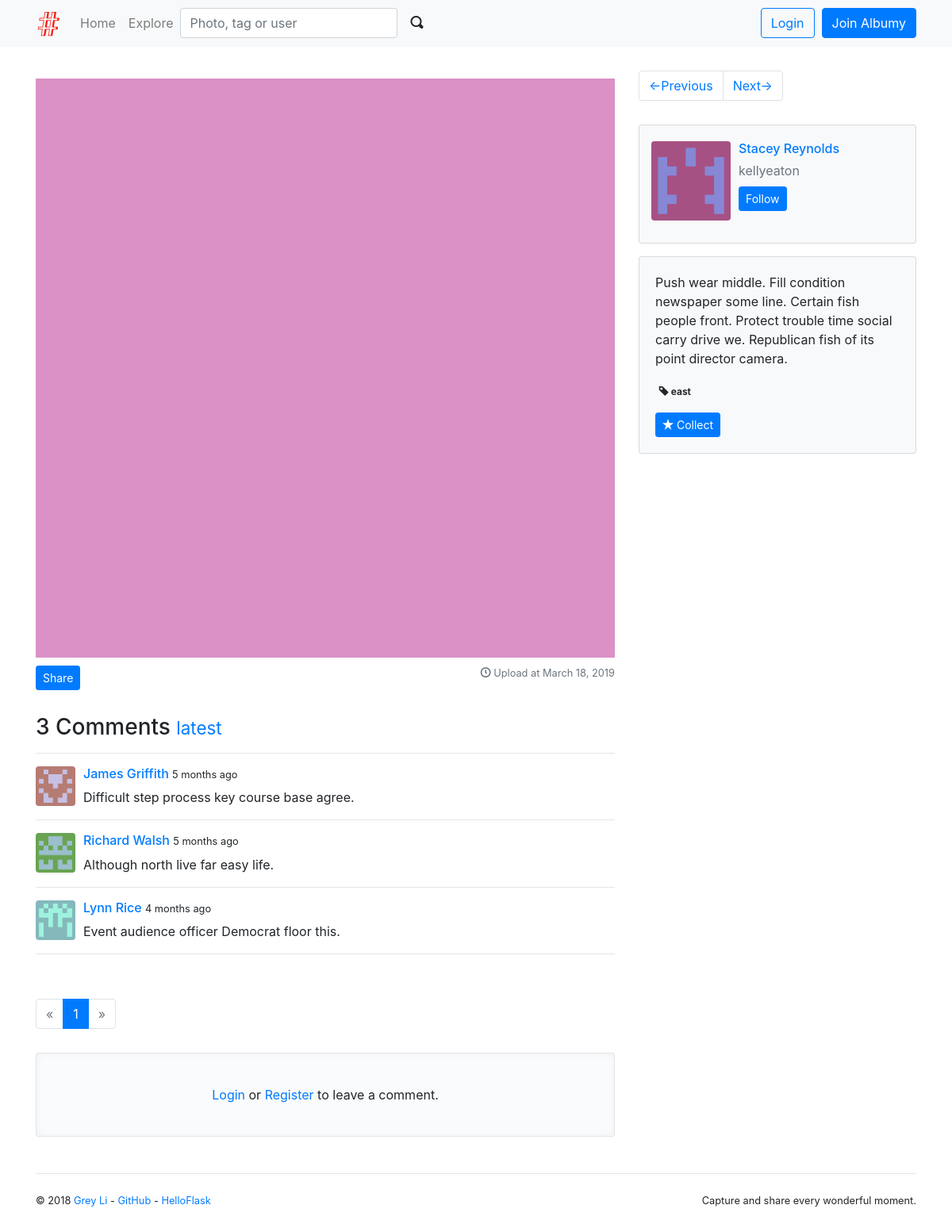
The page /photo/1 on the database its author committed.
### albumy/models.py (models this page shows, shortened)
@whooshee.register_model('description')
class Photo(db.Model):
    id = db.Column(db.Integer, primary_key=True)
    description = db.Column(db.String(500))
    filename = db.Column(db.String(64))
    filename_s = db.Column(db.String(64))
    filename_m = db.Column(db.String(64))
    timestamp = db.Column(db.DateTime, default=datetime.utcnow, index=True)
    can_comment = db.Column(db.Boolean, default=True)
    flag = db.Column(db.Integer, default=0)
    author_id = db.Column(db.Integer, db.ForeignKey('user.id'))
    author = db.relationship('User', back_populates='photos')
    comments = db.relationship('Comment', back_populates='photo', cascade='all')
    collectors = db.relationship('Collect', back_populates='collected', cascade='all')
    tags = db.relationship('Tag', secondary=tagging, back_populates='photos')

class Comment(db.Model):
    id = db.Column(db.Integer, primary_key=True)
    body = db.Column(db.Text)
    timestamp = db.Column(db.DateTime, default=datetime.utcnow, index=True)
    flag = db.Column(db.Integer, default=0)
    replied_id = db.Column(db.Integer, db.ForeignKey('comment.id'))
    author_id = db.Column(db.Integer, db.ForeignKey('user.id'))
    photo_id = db.Column(db.Integer, db.ForeignKey('photo.id'))
    photo = db.relationship('Photo', back_populates='comments')
    author = db.relationship('User', back_populates='comments')
    replies = db.relationship('Comment', back_populates='replied', cascade='all')
    replied = db.relationship('Comment', back_populates='replies', remote_side=[id])

@whooshee.register_model('name', 'username')
class User(db.Model, UserMixin):
    id = db.Column(db.Integer, primary_key=True)
    username = db.Column(db.String(20), unique=True, index=True)
    email = db.Column(db.String(254), unique=True, index=True)
    password_hash = db.Column(db.String(128))
    name = db.Column(db.String(30))
    website = db.Column(db.String(255))
    bio = db.Column(db.String(120))
    location = db.Column(db.String(50))
    member_since = db.Column(db.DateTime, default=datetime.utcnow)
    avatar_s = db.Column(db.String(64))
    avatar_m = db.Column(db.String(64))
    avatar_l = db.Column(db.String(64))
    avatar_raw = db.Column(db.String(64))
    confirmed = db.Column(db.Boolean, default=False)
    locked = db.Column(db.Boolean, default=False)
    active = db.Column(db.Boolean, default=True)
    public_collections = db.Column(db.Boolean, default=True)
    receive_comment_notification = db.Column(db.Boolean, default=True)
    receive_follow_notification = db.Column(db.Boolean, default=True)
    receive_collect_notification = db.Column(db.Boolean, default=True)
    role_id = db.Column(db.Integer, db.ForeignKey('role.id'))
    role = db.relationship('Role', back_populates='users')
    photos = db.relationship('Photo', back_populates='author', cascade='all')
    comments = db.relationship('Comment', back_populates='author', cascade='all')
    notifications = db.relationship('Notification', back_populates='receiver', cascade='all')
    collections = db.relationship('Collect', back_populates='collector', cascade='all')
    following = db.relationship('Follow', foreign_keys=[Follow.follower_id], back_populates='follower',
                                lazy='dynamic', cascade='all')
    followers = db.relationship('Follow', foreign_keys=[Follow.followed_id], back_populates='followed',
                                lazy='dynamic', cascade='all')

@whooshee.register_model('name')
class Tag(db.Model):
    id = db.Column(db.Integer, primary_key=True)
    name = db.Column(db.String(64), index=True, unique=True)
    photos = db.relationship('Photo', secondary=tagging, back_populates='tags')

### albumy/blueprints/main.py (the view)
@main_bp.route('/photo/<int:photo_id>')
def show_photo(photo_id):
    photo = Photo.query.get_or_404(photo_id)
    page = request.args.get('page', 1, type=int)
    per_page = current_app.config['ALBUMY_COMMENT_PER_PAGE']
    pagination = Comment.query.with_parent(photo).order_by(Comment.timestamp.asc()).paginate(page, per_page)
    comments = pagination.items
    comment_form = CommentForm()
    description_form = DescriptionForm()
    tag_form = TagForm()
    description_form.description.data = photo.description
    return render_template('main/photo.html', photo=photo, comment_form=comment_form,
                           description_form=description_form, tag_form=tag_form,
                           pagination=pagination, comments=comments)

### albumy/forms/main.py
class CommentForm(FlaskForm):
    body = TextAreaField('', validators=[DataRequired()])
    submit = SubmitField()

class DescriptionForm(FlaskForm):
    description = TextAreaField('Description', validators=[Optional(), Length(0, 500)])
    submit = SubmitField()

### albumy/__init__.py (called while the page is built)
def register_template_context(app):
    @app.context_processor
    def make_template_context():
        if current_user.is_authenticated:
            notification_count = Notification.query.with_parent(current_user).filter_by(is_read=False).count()
        else:
            notification_count = None
        return dict(notification_count=notification_count)

### albumy/extensions.py (called while the page is built)
    def can(self, permission_name):
        return False

### albumy/templates/main/photo.html (shortened to what this page needs)
{% extends 'base.html' %}
{% from 'bootstrap/pagination.html' import render_pagination %}
{% from 'bootstrap/form.html' import render_form, render_field %}
{% block content %}
    <div class="row">
        <div class="col-md-8">
            <div class="photo">
                <a href="{{ url_for('.get_image', filename=photo.filename) }}" target="_blank">
                    <img class="img-fluid" src="{{ url_for('.get_image', filename=photo.filename_m) }}">
                </a>
            </div>
            <a class="btn btn-primary btn-sm text-white" data-toggle="modal" data-target="#share-modal">Share</a>
            <p class="text-muted float-right small">
                <span class="oi oi-clock"></span> Upload at {{ moment(photo.timestamp).format('LL') }}
            </p>
            {% include 'main/_comment.html' %}
        </div>
        <div class="col-md-4">
            {% include 'main/_photo_sidebar.html' %}
        </div>
    </div>
{% endblock %}

### albumy/templates/main/_comment.html (shortened to what this page needs)
<div class="comments" id="comments">
    <h3>{{ photo.comments|length }} Comments
        <small>
            <a href="{{ url_for('.show_photo', photo_id=photo.id, page=pagination.pages or 1) }}#comment-form">latest</a>
        </small>
    </h3>
    <hr>
    {% if comments %}
        {% for comment in comments %}
            <div class="comment">
                <div class="comment-thumbnail">
                    <a href="{{ url_for('user.index', username=comment.author.username) }}">
                        <img class="rounded img-fluid avatar-s profile-popover"
                             data-href="{{ url_for('ajax.get_profile', user_id=comment.author.id) }}"
                             src="{{ url_for('main.get_avatar', filename=comment.author.avatar_m) }}">
                    </a>
                </div>
                <div class="comment-body">
                    <h6>
                        <a class="profile-popover"
                           data-href="{{ url_for('ajax.get_profile', user_id=comment.author.id) }}"
                           href="{{ url_for('user.index', username=comment.author.username) }}">
                            {{ comment.author.name }}
                        </a>
                        <small data-toggle="tooltip" data-placement="top" data-timestamp="{{ comment.timestamp }}"
                               data-delay="500">
                            {{ moment(comment.timestamp).fromNow(refresh=True) }}
                        </small>
                    </h6>
                    <p>
                        {{ comment.body }}
                    </p>
                </div>
            </div>
            <hr>
        {% endfor %}
        <div class="page-footer">
            {{ render_pagination(pagination) }}
        </div>
    {% else %}
        <p class="tip">No comments.</p>
    {% endif %}
    {% if photo.can_comment %}
        {% if current_user.is_authenticated %}
            {% if current_user.can('COMMENT') %}
                {% if request.args.get('reply') %}
                    <div class="alert alert-dark">
                        Reply to {{ request.args.get('author') }}:
                        <a class="float-right" href="{{ url_for('.show_photo', photo_id=photo.id) }}">Cancel</a>
                    </div>
                {% endif %}
                <div class="comment-form-area">
                    <div class="comment-form-thumbnail">
                        <img class="rounded img-fluid avatar-s"
                             src="{{ url_for('main.get_avatar', filename=current_user.avatar_m) }}">
                    </div>
                    <div class="comment-form" id="comment-form">
                        {{ render_form(comment_form, action=url_for('.new_comment', photo_id=photo.id, page=pagination.pages or 1,
                        reply=request.args.get('reply')),
                        extra_classes="text-right") }}
                    </div>
                </div>
            {% else %}
                <p class="tip">
                    No permission.
                </p>
            {% endif %}
        {% else %}
            <p class="tip">
                <a href="{{ url_for('auth.login') }}">Login</a>
                or
                <a href="{{ url_for('auth.register') }}">Register</a> to leave a comment.
            </p>
        {% endif %}
    {% else %}
        <p class="tip">
            Comment disabled.
        </p>
    {% endif %}
</div>

### albumy/templates/main/_photo_sidebar.html (shortened to what this page needs)
{% from 'macros.html' import follow_area with context %}
<nav aria-label="Page navigation">
    <ul class="pagination">
        <li class="page-item">
            <a class="page-link" href="{{ url_for('.photo_previous', photo_id=photo.id) }}">&larr;Previous</a>
        </li>
        <li class="page-item">
            <a class="page-link" href="{{ url_for('.photo_next', photo_id=photo.id) }}">Next&rarr;</a>
        </li>
    </ul>
</nav>
<div class="card bg-light mb-3 w-100 sidebar-card">
    <div class="card-body">
        <div class="row">
            <a href="{{ url_for('user.index', username=photo.author.username) }}">
                <img class="sidebar-avatar rounded avatar-m"
                     src="{{ url_for('main.get_avatar', filename=photo.author.avatar_m) }}">
            </a>
            <div class="sidebar-profile">
                <h6 class="card-title">
                    <a href="{{ url_for('user.index', username=photo.author.username) }}">{{ photo.author.name }}</a>
                </h6>
                <p class="card-subtitle mb-2 text-muted">{{ photo.author.username }}</p>
                {{ follow_area(photo.author) }}
            </div>
        </div>
    </div>
</div>
<div class="card bg-light mb-3 w-100">
    <div class="card-body">
        <div id="description">
            <p>
                {% if photo.description %}
                    {{ photo.description }}
                {% endif %}
            </p>
        </div>
        <div id="tags">
            <p>
                {% if photo.tags %}
                    {% for tag in photo.tags %}
                        <a class="badge badge-light"
                           href="{{ url_for('.show_tag', tag_id=tag.id) }}" target="_blank"><span
                                class="oi oi-tag"></span> {{ tag.name }}</a>
                    {% endfor %}
                {% endif %}
            </p>
        </div>
        {% if current_user.is_authenticated %}
            {% if current_user.is_collecting(photo) %}
                <form class="inline" method="post"
                      action="{{ url_for('main.uncollect', photo_id=photo.id) }}">
                    <input type="hidden" name="csrf_token" value="{{ csrf_token() }}">
                    <button type="submit" class="btn btn-outline-secondary btn-sm">
                        <span class="oi oi-x"></span> Uncollect
                    </button>
                </form>
            {% else %}
                <form class="inline" method="post"
                      action="{{ url_for('main.collect', photo_id=photo.id) }}">
                    <input type="hidden" name="csrf_token" value="{{ csrf_token() }}">
                    <button type="submit" class="btn btn-outline-primary btn-sm">
                        <span class="oi oi-star"></span> Collect
                    </button>
                </form>
            {% endif %}
        {% else %}
            <form class="inline" method="post" action="{{ url_for('main.collect', photo_id=photo.id) }}">
                <button type="submit" class="btn btn-primary btn-sm">
                    <span class="oi oi-star"></span> Collect
                </button>
            </form>
        {% endif %}
    </div>
</div>

### albumy/static/css/style.css (style rules this page uses)
.tip { position: relative; padding: 40px; text-align: center; background-color: #fafbfc; border: 1px solid #e1e4e8; border-radius: 3px; box-shadow: inset 0 0 10px rgba(27, 31, 35, 0.05); }
.inline { display: inline; }
.page-footer { padding-top: 40px; }
nav { margin-bottom: 30px; }
.avatar-s { width: 50px; height: 50px; }
.avatar-m { width: 100px; height: 100px; }
.photo { padding: 10px 0; text-align: center; }
.sidebar-card { min-height: 150px; }
.sidebar-profile { padding-left: 120px; }
.sidebar-avatar { position: absolute; margin-left: 10px; }
.photo img { max-height: 800px; }
.comments { margin-top: 30px; }
.comment-body { margin-left: 60px; min-height: 50px; }
.comment-thumbnail { position: absolute; }

### rows shown on the page
Photo: filename_m (picture), timestamp "March 18, 2019", description "Push wear middle. Fill condition newspaper some line. Certain fish people front. Protect trouble time social carry drive we. Republican fish of its point director camera."
Comment: avatar_m (picture), author.name "James Griffith", timestamp "5 months ago", body "Difficult step process key course base agree."
Comment: avatar_m (picture), author.name "Richard Walsh", timestamp "5 months ago", body "Although north live far easy life."
Comment: avatar_m (picture), author.name "Lynn Rice", timestamp "4 months ago", body "Event audience officer Democrat floor this."
User: avatar_m (picture), author.name "Stacey Reynolds", author.username "kellyeaton"
Tag: name "east"

### other values the page prints
{{ render_nav_item('main.index', 'Home') }} "Home"
{{ render_nav_item('main.explore', 'Explore') }} "Explore"
{{ photo.comments|length }} "3"
{{ render_pagination(pagination) }} "« 1 »"
